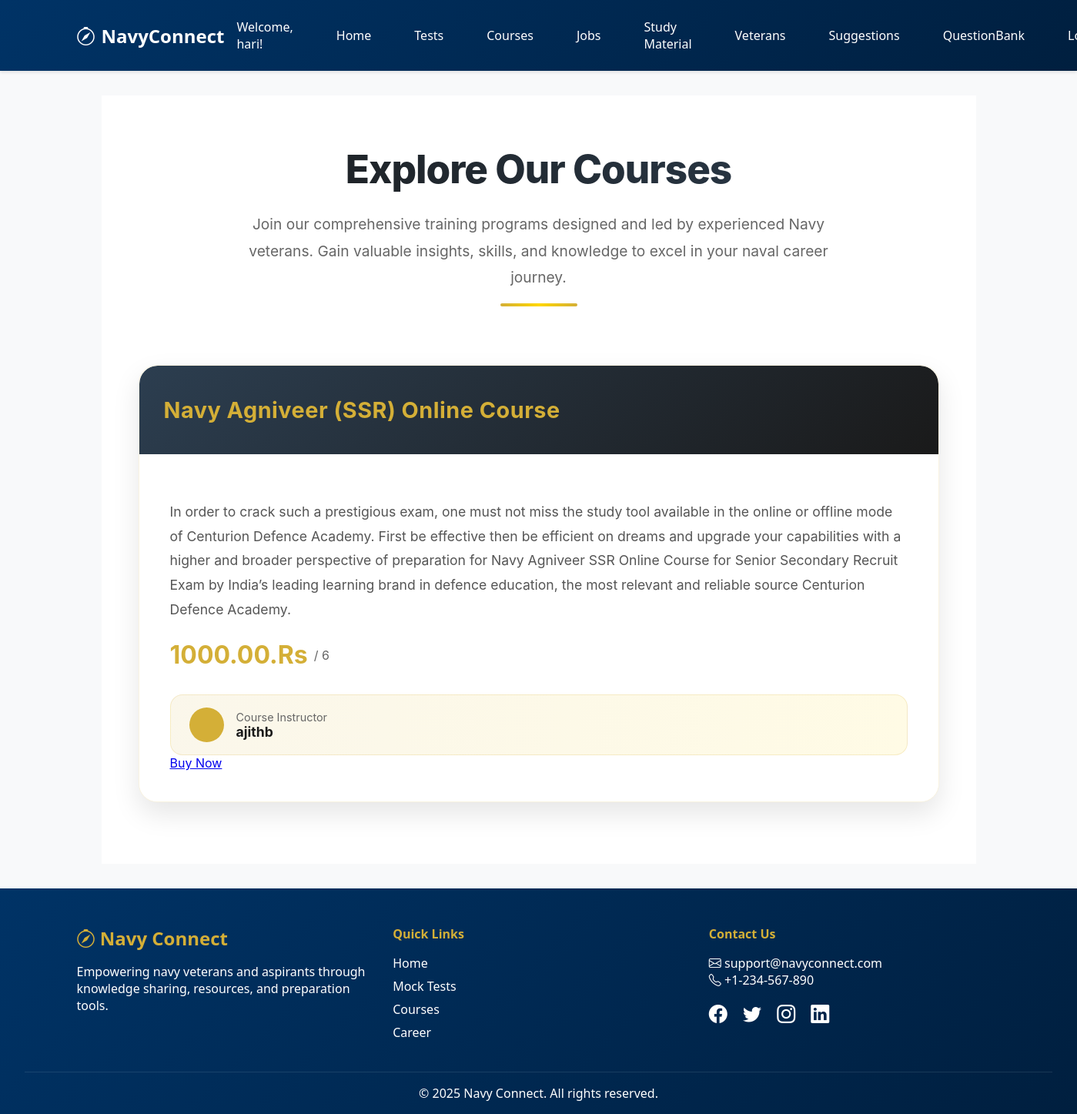
Page /course/ (signed in) on the committed database.
### core/models.py (models this page shows, shortened)
class CustomUser(AbstractUser):
    ROLE_CHOICES = [
        ('admin', 'Admin'),
        ('veteran', 'Veteran'),
        ('aspirant', 'Aspirant'),
    ]
    role = models.CharField(max_length=10, choices=ROLE_CHOICES, default='aspirant')

class Course(models.Model):
    veteran = models.ForeignKey(VeteranProfile, on_delete=models.CASCADE)
    title = models.CharField(max_length=200)
    description = models.TextField()
    fee = models.DecimalField(max_digits=8, decimal_places=2)
    duration = models.CharField(max_length=100)

class VeteranProfile(models.Model):
    user = models.OneToOneField(settings.AUTH_USER_MODEL, on_delete=models.CASCADE)
    rank = models.CharField(max_length=100)
    years_of_service = models.IntegerField()
    achievements = models.TextField()
    bio = models.TextField(blank=True, null=True)
    profile_photo = models.ImageField(upload_to='profile_photos/', blank=True, null=True)

### core/views.py (the view)
# urls.py: path('course/', views.view_course, name='view_course'),
@login_required()
def view_course(request):
    course = Course.objects.all()
    return render(request,'course.html',{'course':course})

### core/templates/course.html (shortened to what this page needs)
{% extends 'base.html' %}
{% block content %}
<div class="courses-wrapper">
    <div class="page-description">
        <h2>Explore Our Courses</h2>
        <p>Join our comprehensive training programs designed and led by experienced Navy veterans. Gain valuable insights, skills, and knowledge to excel in your naval career journey.</p>
    </div>
    <div class="course-container">
        {% if course %}
        <div class="courses-grid">
            {% for c in course %}
            <div class="course-card">
                <div class="card-header">
                    <h2>{{ c.title }}</h2>
                </div>
                <div class="card-body">
                    <p class="course-info">{{ c.description }}</p>
                    <div class="course-price">
                        {{ c.fee }}.Rs<small>/ {{ c.duration }}</small>
                    </div>
                    <div class="instructor-badge">
                        <div class="instructor-avatar">
                        </div>
                        <div class="instructor-info">
                            <span>Course Instructor</span>
                            <strong>{{ c.veteran.user.username }}</strong>
                        </div>
                    </div>
                    <a href="{% url 'purchase_course' c.id %}" class="btn btn-primary">Buy Now</a>
                </div>
            </div>
            {% endfor %}
        </div>
        {% else %}
        <div class="no-courses">
            <i class="fas fa-book-open"></i>
            <p>No courses are currently available. Please check back later for new offerings.</p>
        </div>
        {% endif %}
    </div>
</div>
{% endblock %}

### core/templates/base.html (shortened to what this page needs)
<!DOCTYPE html>
<html lang="en">
<head>
  <link href="https://cdnjs.cloudflare.com/ajax/libs/bootstrap-icons/1.11.1/font/bootstrap-icons.min.css" rel="stylesheet">
</head>
<body>
  <nav class="navbar">
    <div class="container">
      <a href="{% url 'home' %}" class="brand">
        <i class="bi bi-compass"></i>
        NavyConnect
      </a>
      <div class="links">
        {% if user.is_authenticated %}
          <span>Welcome, {{ user.username }}!</span>
          <a href="{% url 'home' %}">Home</a>
          {% if user.role == 'veteran' %}
            <a href="{% url 'veteran_experiences' %}"> Experience</a>
            <a href="{% url 'create_course' %}"> Course</a>
            <a href="{% url 'view_profile' %}">Profile</a>
            <<a href="{% url 'veteran_profile' %}"> Add Profile</a>
            <a href="{% url 'news_list' %}">News</a>
            <a href="{% url 'create_mock_test' %}">Test</a>
            <a href="{% url 'logout' %}">Logout</a>
          {% elif user.role == 'aspirant' %}
            <a href="{% url 'mock_test_list' %}">Tests</a>
            <a href="{% url 'view_course' %}">Courses</a>
            <a href="{% url 'job_list' %}">Jobs</a>
            <a href="{% url 'study_materials' %}">Study Material</a>
            <a href="{% url 'veteran_list'%}">Veterans</a>
            <a href="{% url 'user_suggestions'%}">Suggestions</a>
          <a href="{% url 'question_bank_list'%}">QuestionBank</a>
            <a href="{% url 'logout' %}">Logout</a>
          {% else %}
          <a href="{% url 'login' %}">Login</a>
          <a href="{% url 'signup' %}">Signup</a>
          {% endif %}
        {% endif %}
      </div>
    </div>
  </nav>
  <main class="content">
    {% block content %}
    {% endblock %}
  </main>
  <footer class="footer">
    <div class="footer-container">
      <div class="footer-brand">
        <h3><i class="bi bi-compass"></i> Navy Connect</h3>
        <p>Empowering navy veterans and aspirants through knowledge sharing, resources, and preparation tools.</p>
      </div>
      <div class="footer-links">
        <h4>Quick Links</h4>
        <ul>
          <li><a href="{% url 'home' %}">Home</a></li>
          <li><a href="{% url 'mock_test_list' %}">Mock Tests</a></li>
          <li><a href="{% url 'view_course' %}">Courses</a></li>
          <li><a href="{% url 'job_list' %}">Career</a></li>
        </ul>
      </div>
      <div class="footer-contact">
        <h4>Contact Us</h4>
        <p><i class="bi bi-envelope"></i> support@navyconnect.com</p>
        <p><i class="bi bi-telephone"></i> +1-234-567-890</p>
        <div class="footer-socials">
          <a href="#"><i class="bi bi-facebook"></i></a>
          <a href="#"><i class="bi bi-twitter"></i></a>
          <a href="#"><i class="bi bi-instagram"></i></a>
          <a href="#"><i class="bi bi-linkedin"></i></a>
        </div>
      </div>
    </div>
    <div class="footer-bottom">
      <p>&copy; 2025 Navy Connect. All rights reserved.</p>
    </div>
  </footer>
</body>
</html>

### core/templates/base.html (style rules this page uses)
:root { --navy-blue: #003366; --gold: #d4af37; --light-gray: #f8f9fa; --dark-gray: #343a40; --white: #ffffff; --transition: all 0.3s ease; }
* { margin: 0; padding: 0; box-sizing: border-box; }
body { font-family: 'Segoe UI', Arial, sans-serif; background-color: var(--light-gray); color: var(--dark-gray); min-height: 100vh; display: flex; flex-direction: column; }
.navbar { background: linear-gradient(135deg, var(--navy-blue), #001f3f); padding: 1rem 2rem; box-shadow: 0 2px 4px rgba(0,0,0,0.1); position: sticky; top: 0; z-index: 1000; }
.container { max-width: 1200px; margin: 0 auto; display: flex; justify-content: space-between; }
.brand { font-size: 1.5rem; font-weight: 700; color: var(--white); text-decoration: none; display: flex; align-items: center; gap: 0.5rem; }
.links { display: flex; align-items: center; gap: 1.5rem; }
.links a, .links span { color: var(--white); text-decoration: none; padding: 0.5rem 1rem; border-radius: 4px; transition: var(--transition); }
.content { flex: 1; padding: 2rem; max-width: 1200px; margin: 0 auto; width: 100%; }
.footer { background: linear-gradient(135deg, var(--navy-blue), #001f3f); color: var(--white); padding: 3rem 2rem 1rem; margin-top: auto; }
.footer-container { display: flex; flex-wrap: wrap; justify-content: space-between; gap: 2rem; max-width: 1200px; margin: 0 auto; }
.footer-brand { flex: 1; min-width: 250px; }
.footer-brand h3 { color: var(--gold); font-size: 1.5rem; margin-bottom: 1rem; }
.footer-links, .footer-contact { flex: 1; min-width: 200px; }
.footer-links h4, .footer-contact h4 { color: var(--gold); margin-bottom: 1rem; }
.footer-links ul { list-style: none; }
.footer-links li { margin: 0.5rem 0; }
.footer-links a { color: var(--white); text-decoration: none; transition: var(--transition); }
.footer-socials { margin-top: 1rem; }
.footer-socials a { color: var(--white); font-size: 1.5rem; margin-right: 1rem; transition: var(--transition); }
.footer-bottom { text-align: center; margin-top: 2rem; padding-top: 1rem; border-top: 1px solid rgba(255,255,255,0.1); }

### rows in the picture
CustomUser: username "hari"
Course: title "Navy Agniveer (SSR) Online Course", description "In order to crack such a prestigious exam, one must not miss the study tool available in the online or offline mode of Centurion Defence Academy. First be effective then be efficient on dreams and upgrade your capabilities with a higher and broader perspective of preparation for Navy Agniveer SSR Online Course for Senior Secondary Recruit Exam by India’s leading learning brand in defence education, the most relevant and reliable source Centurion Defence Academy.", fee "1000.00", duration "6", veteran.user.username "ajithb"
